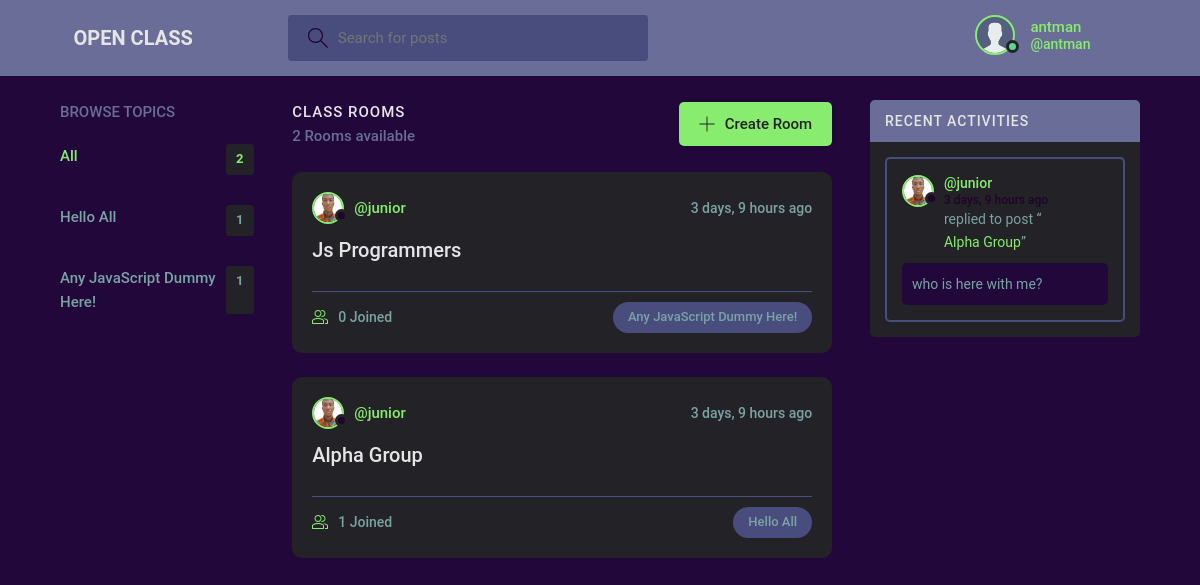
The app's page / (signed in) with its own data.
### base/models.py (models this page shows, shortened)
class User(AbstractUser):
    name = models.CharField(max_length=200, null=True)
    email = models.EmailField(unique=True, null=True)
    bio = models.TextField(null=True)
    avatar = models.ImageField(null=True, default="avatar.svg")
    USERNAME_FIELD = 'username'
    REQUIRED_FIELDS = []

class Topic(models.Model):
    name = models.CharField(max_length=200)

class Room(models.Model):
    host = models.ForeignKey(User, on_delete=models.SET_NULL, null=True)
    topic = models.ForeignKey(Topic, on_delete=models.SET_NULL, null=True)
    name = models.CharField(max_length=200)
    description = models.TextField(null=True, blank=True)
    participants = models.ManyToManyField(
        User, related_name='participants', blank=True)
    updated = models.DateTimeField(auto_now=True)
    created = models.DateTimeField(auto_now_add=True)
    class Meta:
        ordering = ['-updated', '-created']
    def __str__(self):
        return self.name

class Message(models.Model):
    user = models.ForeignKey(User, on_delete=models.CASCADE)
    room = models.ForeignKey(Room, on_delete=models.CASCADE)
    body = models.TextField()
    updated = models.DateTimeField(auto_now=True)
    created = models.DateTimeField(auto_now_add=True)
    class Meta:
        ordering = ['-updated', '-created']

### base/views.py (the view)
# urls.py: path('', views.home, name="home"),
@login_required(login_url='login')
def home(request):
    q = request.GET.get('q') if request.GET.get('q') != None else ''
    rooms = Room.objects.filter(
        Q(topic__name__icontains=q) |
        Q(name__icontains=q) |
        Q(description__icontains=q)
    )
    topics = Topic.objects.all()[0:5]
    room_count = rooms.count()
    room_messages = Message.objects.filter(
        Q(room__topic__name__icontains=q))[0:3]
    messages_count =room_messages.count()
    context = {'rooms': rooms, 'topics': topics,
               'room_count': room_count, 'room_messages': room_messages,
               "messages_count": messages_count}
    return render(request, 'base/home.html', context)

### base/templates/base/home.html (shortened to what this page needs)
{% extends 'main.html' %}
{% block content %}
{% include 'navbar.html' %}
<main class="layout layout--3">
  <div class="container">
    {% include 'base/topics_component.html' %}
    <div class="roomList">
      <div class="roomList__header">
        <div>
          <h2>Class Rooms</h2>
          <p>{{room_count}} Rooms available</p>
        </div>
        <a class="btn btn--main" href="{% url 'create-room' %}">
          <svg version="1.1" xmlns="http://www.w3.org/2000/svg" width="32" height="32" viewBox="0 0 32 32">
            <title>add</title>
            <path
              d="M16.943 0.943h-1.885v14.115h-14.115v1.885h14.115v14.115h1.885v-14.115h14.115v-1.885h-14.115v-14.115z">
            </path>
          </svg>
          Create Room
        </a>
      </div>
      {% include 'base/feed_component.html' %}
    </div>
    {% include 'base/activity_component.html' %}
  </div>
</main>
{% endblock %}

### templates/navbar.html (shortened to what this page needs)
{% load static %}
<header class="header header--loggedIn">
    <div class="container">
        <a href="{% url 'home' %}" class="header__logo">
            <h1>OPEN CLASS</h1>
        </a>
        <form class="header__search" method="GET" action="{% url 'home' %}">
            <label>
                <input name="q" placeholder="Search for posts" />
            </label>
        </form>
        <nav class="header__menu">
            {% if request.user.is_authenticated %}
            <div class="header__user">
                <a href="{% url 'update-user' %}">
                    <div class="avatar avatar--medium active">
                        <img src="{{request.user.avatar.url}}" />
                    </div>
                    <p>{{request.user.username}} <span>@{{request.user.username}}</span></p>
                </a>
                <button class="dropdown-button">
                    <svg version="1.1" xmlns="http://www.w3.org/2000/svg" width="32" height="32" viewBox="0 0 32 32">
                        <title>chevron-down</title>
                        <path d="M16 21l-13-13h-3l16 16 16-16h-3l-13 13z"></path>
                    </svg>
                </button>
            </div>
            {% else %}
            <a href="{% url 'login' %}">
                <img src="{% static 'images/avatar.svg' %}" />
                <p>Login</p>
            </a>
            {% endif %}
        </nav>
    </div>
</header>

### base/templates/base/topics_component.html (shortened to what this page needs)
<div class="topics">
    <div class="topics__header">
        <h2>Browse Topics</h2>
    </div>
    {% if not topics.count %}
    <p class="topics__list"> 0 Topics Added !</p>
    {% else %}
    <ul class="topics__list">
        <li>
            <a href="{% url 'home' %}" class="active">All <span>{{topics.count}}</span></a>
        </li>
        {% for topic in topics %}
        <li>
            <a href="{% url 'home' %}?q={{topic.name}}">{{topic.name}}<span>{{topic.room_set.all.count}}</span></a>
        </li>
        {% endfor %}
    </ul>
    {% endif %}
</div>

### base/templates/base/feed_component.html (shortened to what this page needs)
{% for room in rooms %}
<div class="roomListRoom">
    <div class="roomListRoom__header">
        <a href="{% url 'user-profile' room.host.id %}" class="roomListRoom__author">
            <div class="avatar avatar--small">
                <img src="{{room.host.avatar.url}}" />
            </div>
            <span>@{{room.host.username}}</span>
        </a>
        <div class="roomListRoom__actions">
            <span>{{room.created|timesince}} ago</span>
        </div>
    </div>
    <div class="roomListRoom__content">
        <a href="{% url 'room' room.id %}">{{room.name}}</a>
    </div>
    <div class="roomListRoom__meta">
        <a href="{% url 'room' room.id %}" class="roomListRoom__joined">
            {{room.participants.all.count}} Joined
        </a>
        <p class="roomListRoom__topic">{{room.topic.name}}</p>
    </div>
</div>
{% endfor %}

### base/templates/base/activity_component.html (shortened to what this page needs)
<div class="activities">
    <div class="activities__header">
        <h2>Recent Activities</h2>
    </div>
    {% if messages_count == 0 %}
    <div class="activities__box">
        <p>No Activities Added !</p>
    </div>
    {% else %}
    {% for message in room_messages %}
    <div class="activities__box">
        <div class="activities__boxHeader roomListRoom__header">
            <a href="{% url 'user-profile' message.user.id %}" class="roomListRoom__author">
                <div class="avatar avatar--small">
                    <img src="{{message.user.avatar.url}}" />
                </div>
                <p>
                    @{{message.user.username}}
                    <span>{{message.created|timesince}} ago</span>
                </p>
            </a>
        </div>
        <div class="activities__boxContent">
            <p>replied to post “<a href="{% url 'room' message.room.id %}">{{message.room}}</a>”</p>
            <div class="activities__boxRoomContent">{{message.body}}</div>
        </div>
    </div>
    {% endfor %}
    {% endif %}
</div>

### records on screen
User: user.avatar (placeholder picture), user.username "antman"
Topic: name "Hello All", room_set.all.count "1"
Topic: name "Any JavaScript Dummy Here!", room_set.all.count "1"
Room: host.avatar (picture), host.username "junior", created "3 days, 9 hours", name "Js Programmers", participants.all.count "0", topic.name "Any JavaScript Dummy Here!"
Room: host.avatar (picture), host.username "junior", created "3 days, 9 hours", name "Alpha Group", participants.all.count "1", topic.name "Hello All"
Message: user.avatar (picture), user.username "junior", room "Alpha Group", body "who is here with me?"

### other values on screen
{{ topics.count }} "2"
{{ room_count }} "2"
